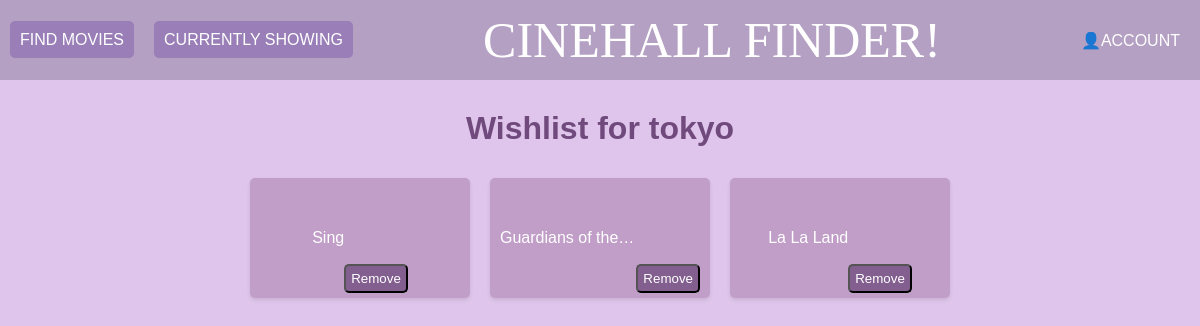
The page /wishlist_page/tokyo on the database its author committed.
### app/models.py (models this page shows, shortened)
class User(db.Model):
    id = db.Column(db.Integer, primary_key=True)
    username = db.Column(db.String(80), unique=True, nullable=False)
    email = db.Column(db.String(120), unique=True, nullable=False)
    password = db.Column(db.String(80), nullable=False)
    security_answer = db.Column(db.String(255), nullable=False)
    points = db.Column(db.Integer, default=0, nullable=False)
    vouchers = db.relationship('Voucher', secondary=user_vouchers,
                               backref=db.backref('users', lazy='dynamic'))
    friends = relationship(
        'User',
        secondary='friendship',
        primaryjoin=id == Friendship.user_id,
        secondaryjoin=id == Friendship.friend_id,
        backref='friend_of'
    )

class Wishlist(db.Model):
    id = db.Column(db.Integer, primary_key=True)
    movie_rank = db.Column(db.Integer, db.ForeignKey('Movie_Data.Rank'), nullable=False)
    user_id = db.Column(db.Integer, db.ForeignKey('user.id'), nullable=False)  # Corrected reference to 'user' table
    user = db.relationship('User', backref=db.backref('wishlist', lazy=True))

class Movie_Data(db.Model):
    __tablename__ = 'Movie_Data'
    Rank = db.Column(db.Integer, primary_key=True)
    Title = db.Column(db.Text)
    Genre = db.Column(db.Text)
    Description = db.Column(db.Text)
    Director = db.Column(db.Text)
    Actors = db.Column(db.Text)
    Year = db.Column(db.Integer)
    Runtime = db.Column(db.Integer)
    Rating = db.Column(db.Numeric)
    Votes = db.Column(db.Integer)
    Revenue = db.Column(db.Text)
    Metascore = db.Column(db.Integer)

### app/routes.py (the view)
@app.route('/wishlist_page/<username>', methods=['GET', 'POST'])
def wishlist_page(username):
    user = User.query.filter_by(username=username).first()
    if user:
        wishlist_data = get_wishlist_data(username)
        for entry in wishlist_data:
            entry.movie = Movie_Data.query.filter_by(Rank=entry.movie_rank).first()
        return render_template('wishlist.html', user=user, wishlist_data=wishlist_data,username=username)
    else:
        return "User not found."

### app/routes.py (called while the page is built)
def get_wishlist_data(username):
    user = User.query.filter_by(username=username).first()
    if user:
        wishlist_data = Wishlist.query.filter_by(user_id=user.id).all()
        return wishlist_data
    else:
        return []

### app/templates/wishlist.html (shortened to what this page needs)
{% extends 'base1.html' %}
{% block content %}
</head>
<body>
    <h1>Wishlist for {{ user.username }}</h1>
    <div class="movie-container">
        {% for entry in wishlist_data %}
            <div class="movie-box">
                <p class="movie-title">{{ entry.movie.Title }}</p><br><br>
                <form action="{{ url_for('remove_from_wishlist', Rank=entry.movie.Rank) }}" method="POST">
                    <button type="submit" class="wishlist-btn" >Remove</button>
                </form>
            </div>
        {% endfor %}
    </div>
</body>
{% endblock %}

### app/templates/base1.html (style rules this page uses)
body { margin: 0; font-family: Font1,Arial, sans-serif; background-color: #e5d7ec; color: #615f5f; text-align: center; }

### app/templates/wishlist.html (style rules this page uses)
body { font-family: Arial, sans-serif; background-color: #dfc5eb; margin: 0; padding: 0; box-sizing: border-box; }
h1 { color: #704a7c; text-align: center; margin-top: 30px; }
.movie-container { display: flex; flex-wrap: wrap; justify-content: center; }
.movie-box { background-color: #c09ec8; padding: 10px; border-radius: 5px; margin: 10px; box-shadow: 0 2px 4px rgba(0, 0, 0, 0.1); width: 200px; height: 100px; display: flex; align-items: center; justify-content: center; }
.movie-title { color: #fff; text-align: center; overflow: hidden; text-overflow: ellipsis; white-space: nowrap; max-width: 100%; }
.wishlist-btn { display: inline-block; padding: 5px 5px; background-color: #825f8f; color: #fff; text-decoration: none; border-radius: 5px; transition: background-color 0.3s ease; margin-top: 80px; }

### rows shown on the page
User: username "tokyo"
Wishlist: movie.Title "Sing"
Wishlist: movie.Title "Guardians of the…"
Wishlist: movie.Title "La La Land"
